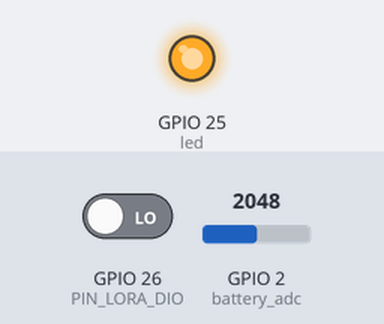
Simulated run of this program. Board: ESP32 board running MicroPython. Parts: output pins drawn as LEDs (lit = HIGH). The test bench sets the inputs (shaded band); at power-on: GPIO 2 (battery_adc) = 2048, GPIO 26 (PIN_LORA_DIO) LOW (analog values on the 0–4095 scale). No radio messages arrive unless stated (any console line starting 'radio sent:' is added by the test bench); pins used as bus, display or sensor lines are not drawn; what the program prints to the serial console is not drawn.

Above: at 0.68 s.
At 30.9 s:
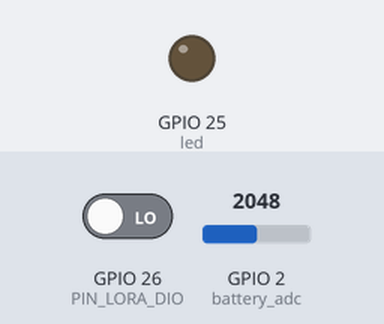
Timing chart, 0 to 79.2 s (numbered marks = the images above):
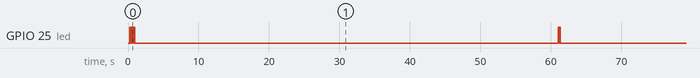

The program:

tbeam_optimized.py
```python
# tbeam_optimized.py - Clase auxiliar optimizada para TTGO T-Beam con LoRa
from machine import Pin, SPI, ADC, deepsleep
import time
import json
import gc
from lora_optimized import LoRa, PAConfig

class TBeam:
    """Clase optimizada para gestionar el TTGO T-Beam con LoRa"""

    # Pines específicos para TTGO T-Beam V1.2
    PIN_LORA_SCK = 5
    PIN_LORA_MOSI = 27
    PIN_LORA_MISO = 19
    PIN_LORA_CS = 18
    PIN_LORA_DIO = 26
    PIN_LORA_RST = 23

    # Pines de LED
    PIN_LED1 = 25  # LED1 - Indicador de actividad

    # Pin para medir voltaje de batería (si está disponible)
    PIN_BAT_VOLTAGE = 2  # ADC para medir voltaje de batería

    def __init__(self, node_id="TBEAM", frequency=868.0):
        """
        Inicializa el T-Beam con LoRa

        Args:
            node_id: Identificador único del nodo
            frequency: Frecuencia en MHz (por defecto 868.0)
        """
        self.node_id = node_id
        self.message_counter = 0
        self.received_messages = []
        self.message_callback = None
        self.last_send_time = 0

        # Configurar LED
        self.led = Pin(self.PIN_LED1, Pin.OUT)
        self.led.value(0)

        # Configurar medición de batería
        try:
            self.battery_adc = ADC(Pin(self.PIN_BAT_VOLTAGE))
            self.battery_adc.atten(ADC.ATTN_11DB)  # Rango completo: 3.3V
        except Exception as e:
            print(f"Error al configurar ADC de batería: {e}")
            self.battery_adc = None

        # Inicializar SPI para LoRa
        self._init_lora(frequency)

        print(f"T-Beam inicializado. ID: {self.node_id}, Frecuencia: {frequency} MHz")

    def _init_lora(self, frequency):
        """
        Inicializa el módulo LoRa

        Args:
            frequency: Frecuencia en MHz
        """
        # Configurar SPI
        self.spi = SPI(
            1,
            baudrate=10000000,
            polarity=0,
            phase=0,
            sck=Pin(self.PIN_LORA_SCK, Pin.OUT),
            mosi=Pin(self.PIN_LORA_MOSI, Pin.OUT),
            miso=Pin(self.PIN_LORA_MISO, Pin.IN),
        )
        self.spi.init()

        # Resetear el módulo LoRa
        reset_pin = Pin(self.PIN_LORA_RST, Pin.OUT)
        reset_pin.value(0)
        time.sleep_ms(100)
        reset_pin.value(1)
        time.sleep_ms(100)

        # Intentar inicializar LoRa con manejo de excepciones
        try:
            # Configurar LoRa utilizando la nueva biblioteca optimizada
            self.lora = LoRa(
                self.spi,
                cs=Pin(self.PIN_LORA_CS, Pin.OUT),
                rx=Pin(self.PIN_LORA_DIO, Pin.IN),
                frequency=frequency,
                bandwidth=125000,
                spreading_factor=10,
                coding_rate=5,
                tx_power=20,
                preamble_length=8,
                crc=True,
                output_pin=PAConfig.BOOST_PIN
            )

            # Configurar callback para recepción
            self.lora.on_recv(self._on_message_received)

            # Iniciar en modo recepción
            self.lora.recv()
            print("LoRa inicializado correctamente")
        except Exception as e:
            print(f"Error al inicializar LoRa: {e}")
            print("Intentando con parámetros alternativos...")
            try:
                # Segundo intento con parámetros diferentes
                self.lora = LoRa(
                    self.spi,
                    cs=Pin(self.PIN_LORA_CS, Pin.OUT),
                    rx=Pin(self.PIN_LORA_DIO, Pin.IN),
                    frequency=frequency,
                    bandwidth=250000,  # Valores diferentes
                    spreading_factor=7,
                    coding_rate=5,
                    tx_power=17,
                    preamble_length=8,
                    output_pin=PAConfig.BOOST_PIN
                )
                self.lora.on_recv(self._on_message_received)
                self.lora.recv()
                print("LoRa inicializado con parámetros alternativos")
            except Exception as e2:
                print(f"Error en el segundo intento: {e2}")
                raise Exception("No se pudo inicializar el módulo LoRa")

    def _on_message_received(self, data):
        """
        Callback interno para manejar mensajes recibidos

        Args:
            data: Datos recibidos (bytes)
        """
        # Indicar recepción con LED
        self._blink_led()

        try:
            # Decodificar mensaje
            message_str = data.decode('utf-8')

            try:
                # Intentar parsear como JSON
                message = json.loads(message_str)

                # Añadir RSSI y timestamp
                message["rssi"] = self.lora.get_rssi()
                message["snr"] = self.lora.get_snr()
                message["received_at"] = time.ticks_ms()

                # Guardar mensaje
                self._add_to_message_buffer(message)

                # Procesar según destinatario
                if message.get("dst") == self.node_id or message.get("dst") == "BROADCAST":
                    # Mensaje dirigido a este nodo
                    print(f"Mensaje para este nodo: {message}")

                    # Responder a PING automáticamente
                    if message.get("type") == "PING":
                        self._send_pong(message.get("src"))

                    # Llamar al callback externo si existe
                    if self.message_callback:
                        self.message_callback(message)

            except ValueError:
                # No es JSON, tratar como texto plano
                plain_message = {
                    "type": "TEXT",
                    "src": "UNKNOWN",
                    "dst": self.node_id,
                    "content": message_str,
                    "rssi": self.lora.get_rssi(),
                    "received_at": time.ticks_ms()
                }

                self._add_to_message_buffer(plain_message)

                # Llamar al callback externo si existe
                if self.message_callback:
                    self.message_callback(plain_message)

        except Exception as e:
            print(f"Error procesando mensaje: {e}")

        # Volver a modo recepción
        self.lora.recv()

    def _add_to_message_buffer(self, message, max_buffer=20):
        """
        Añade un mensaje al buffer, limitando el tamaño

        Args:
            message: Mensaje a añadir
            max_buffer: Tamaño máximo del buffer
        """
        if len(self.received_messages) >= max_buffer:
            self.received_messages.pop(0)  # Eliminar el más antiguo
        self.received_messages.append(message)

    def _send_pong(self, destination):
        """
        Responde automáticamente a un PING

        Args:
            destination: Destinatario del mensaje PONG
        """
        response = {
            "type": "PONG",
            "src": self.node_id,
            "dst": destination,
            "content": {"time": time.ticks_ms()},
            "id": self._get_next_message_id()
        }

        # Pequeña pausa para asegurar que el otro nodo esté listo para recibir
        time.sleep_ms(500)

        # Enviar respuesta
        self.send_message(json.dumps(response))

    def _get_next_message_id(self):
        """
        Genera un nuevo ID para mensajes

        Returns:
            str: ID único para el mensaje
        """
        self.message_counter += 1
        return f"{self.node_id}_{self.message_counter}"

    def _blink_led(self, times=1, delay=100):
        """
        Parpadea el LED el número de veces especificado

        Args:
            times: Número de parpadeos
            delay: Retardo entre parpadeos en ms
        """
        for _ in range(times):
            self.led.value(1)
            time.sleep_ms(delay)
            self.led.value(0)
            time.sleep_ms(delay)

    def send_message(self, message, blink=True):
        """
        Envía un mensaje por LoRa

        Args:
            message: Mensaje a enviar (str o dict)
            blink: Indicar envío con LED

        Returns:
            bool: True si el envío fue exitoso
        """
        # Si es un diccionario, convertir a JSON
        if isinstance(message, dict):
            # Asegurar que tenga los campos básicos
            if "src" not in message:
                message["src"] = self.node_id
            if "id" not in message:
                message["id"] = self._get_next_message_id()

            message_str = json.dumps(message)
        else:
            message_str = message

        # Registrar tiempo de envío
        self.last_send_time = time.ticks_ms()

        # Enviar
        print(f"Enviando: {message_str}")
        result = self.lora.send(message_str)

        # Indicar con LED
        if blink and result:
            self._blink_led(2)

        # Volver a modo recepción
        self.lora.recv()

        return result

    def send_ping(self, destination="BROADCAST"):
        """
        Envía un mensaje PING

        Args:
            destination: Destinatario del PING

        Returns:
            bool: True si el envío fue exitoso
        """
        ping = {
            "type": "PING",
            "src": self.node_id,
            "dst": destination,
            "content": {"time": time.ticks_ms()},
            "id": self._get_next_message_id()
        }

        return self.send_message(ping)

    def send_data(self, data, destination="BROADCAST"):
        """
        Envía datos en formato estructurado

        Args:
            data: Datos a enviar
            destination: Destinatario del mensaje

        Returns:
            bool: True si el envío fue exitoso
        """
        message = {
            "type": "DATA",
            "src": self.node_id,
            "dst": destination,
            "content": data,
            "id": self._get_next_message_id()
        }

        return self.send_message(message)

    def get_battery_voltage(self):
        """
        Lee el voltaje de la batería (si está disponible)

        Returns:
            float: Voltaje de la batería en voltios
        """
        if not self.battery_adc:
            return 0.0

        try:
            raw = self.battery_adc.read()
            # Convertir lectura a voltaje (ajustar divisor según tu hardware)
            voltage = raw * 3.3 * 2 / 4095  # Ajustar según el divisor de voltaje
            return voltage
        except Exception as e:
            print(f"Error al leer voltaje de batería: {e}")
            return 0.0

    def set_message_callback(self, callback):
        """
        Establece un callback para procesar mensajes

        Args:
            callback: Función de callback que recibe un mensaje como parámetro
        """
        self.message_callback = callback

    def sleep(self, duration_ms=0):
        """
        Pone el dispositivo en modo de bajo consumo

        Args:
            duration_ms: Duración del sleep en ms (0 para sleep sin timeout)
        """
        # Apagar LED
        self.led.value(0)

        # Poner LoRa en modo sleep
        self.lora.sleep()

        # Si se especifica duración, usar deepsleep
        if duration_ms > 0:
            deepsleep(duration_ms)

    def standby(self):
        """Pone el LoRa en modo standby (bajo consumo pero rápido reinicio)"""
        self.lora.standby()

    def wake(self):
        """Despierta el módulo LoRa y vuelve a modo recepción"""
        self.lora.recv()
        self.led.value(1)  # Indicar que está activo

    def get_messages(self, clear=False):
        """
        Obtiene los mensajes recibidos

        Args:
            clear: Si es True, limpia el buffer de mensajes

        Returns:
            list: Lista de mensajes recibidos
        """
        messages = self.received_messages.copy()
        if clear:
            self.received_messages = []
        return messages

    def clear_messages(self):
        """Limpia el buffer de mensajes"""
        self.received_messages = []

    def get_config(self):
        """
        Obtiene la configuración actual del módulo LoRa

        Returns:
            dict: Configuración actual
        """
        return self.lora.get_config()

    def set_lora_param(self, param, value):
        """
        Modifica un parámetro de configuración del LoRa

        Args:
            param: Nombre del parámetro (frequency, bandwidth, etc.)
            value: Nuevo valor

        Returns:
            bool: True si se pudo cambiar el parámetro
        """
        try:
            # Obtener el método setter correspondiente
            setter_method = getattr(self.lora, f"set_{param}", None)

            if setter_method and callable(setter_method):
                # Poner en modo standby para configuración
                self.lora.standby()

                # Aplicar el cambio
                setter_method(value)

                # Volver a modo recepción
                self.lora.recv()
                return True
            else:
                print(f"Parámetro '{param}' no soportado")
                return False

        except Exception as e:
            print(f"Error al cambiar parámetro '{param}': {e}")
            # Asegurar que volvemos a modo recepción
            self.lora.recv()
            return False

    def process_messages(self, timeout_ms=1000):
        """
        Procesa mensajes entrantes durante un tiempo determinado

        Args:
            timeout_ms: Tiempo máximo de espera en ms

        Returns:
            int: Número de mensajes procesados
        """
        count = 0
        start_time = time.ticks_ms()

        # Estar atento a mensajes por un tiempo
        while time.ticks_diff(time.ticks_ms(), start_time) < timeout_ms:
            # Permitir procesamiento de otros temas
            time.sleep_ms(10)

            # Contar mensajes procesados
            if len(self.received_messages) > count:
                count = len(self.received_messages)

        return count


# Ejemplo de uso
if __name__ == "__main__":
    # Crear un nodo T-Beam
    tbeam = TBeam(node_id="NODO1", frequency=868.0)

    # Definir un callback para mensajes recibidos
    def on_message(message):
        print(f"Mensaje recibido: {message}")

        # Responder si es un mensaje de texto
        if message["type"] == "TEXT":
            tbeam.send_message({
                "type": "TEXT",
                "dst": message["src"],
                "content": f"Respuesta automática de {tbeam.node_id}"
            })

    # Configurar el callback
    tbeam.set_message_callback(on_message)

    # Enviar un ping de prueba
    tbeam.send_ping()

    # Ciclo principal - enviar datos de batería cada 60 segundos
    try:
        while True:
            # Leer voltaje de batería
            voltage = tbeam.get_battery_voltage()

            # Enviar datos
            tbeam.send_data({
                "battery": voltage,
                "uptime": time.ticks_ms() // 1000
            })

            # Esperar procesando mensajes entrantes
            tbeam.process_messages(timeout_ms=60000)

    except KeyboardInterrupt:
        print("Programa detenido")

    finally:
        # Poner en modo sleep al salir
        tbeam.sleep()
```

Source omitted: lora_optimized.py (21367 bytes)

Measured:
- by itself, GPIO 25 (led): HIGH → LOW at 0.32 s, → HIGH 0.10 s later, → LOW 0.10 s later, → HIGH 0.11 s later, … (15 changes in this stretch)
- by itself, everything shown: repeats every 60.4 s, in 4 steps
